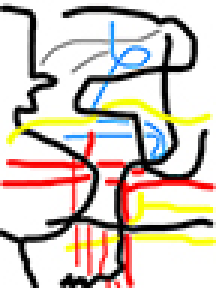
#> input picture inputs/doodle_xs.jpg, 72 x 96 px (shown 3 times larger)
$ python simulate_mosaic.py
#> lines starting #> are read from the running program, lines starting #| are printed output that depends on the picture
#!/usr/bin/env python3
# -*- coding: utf-8 -*-
"""Simulate a mosaic with realistic placement logic.

Tesserae have slightly randomized sizes and accumulate positional drift,
mimicking real opus tessellatum construction.

Three placement modes:
    drift   — Opus Tessellatum (row-by-row with cumulative drift)
    contour — Opus Vermiculatum (contour-following worm-like chains)
    flow    — Opus Musivum (structure-tensor-driven whole-surface)
"""

import argparse
import os
import sys
from datetime import datetime

import cv2
import numpy as np
from PIL import Image

from mosaic import (
    load_tile_templates,
    get_max_tile_size,
    quantize_colors,
    apply_color_influence,
    generate_report,
    build_mosaic_drift,
    build_mosaic_contour,
    build_mosaic_flow,
)


def main():
    parser = argparse.ArgumentParser(
        description="Simulate mosaic with realistic placement")
    parser.add_argument("--image", default="inputs/doodle_xs.jpg", help="Input image path")
    parser.add_argument("--output", default=None,
                        help="Output image path (default: auto-named in output/)")
    parser.add_argument("--tiles-dir", default="tiles/raw",
                        help="Tile template directory")
    parser.add_argument("--mode", choices=["drift", "contour", "flow"], default="drift",
                        help="Placement mode (drift=opus tessellatum, contour=opus vermiculatum, flow=opus musivum)")
    parser.add_argument("--flow-direction", choices=["along", "across"], default="along",
                        help="Flow mode: streamlines follow edges (along) or cross them (across)")
    parser.add_argument("--tesserae-across", type=int, default=50,
                        help="Number of tesserae across the mosaic width")
    parser.add_argument("--render-percentage", type=int, default=100,
                        help="Render at this %% of max tile resolution (10-100)")
    parser.add_argument("--grout-width", type=int, default=-1,
                        help="Grout width in pixels (0=touch, negative=overlap)")
    parser.add_argument("--grout-color", type=int, nargs=3, default=[40, 40, 40],
                        help="Grout RGB color")
    parser.add_argument("--num-colors", type=int, default=0,
                        help="Limit palette to N colors (1-128, 0=unlimited)")
    parser.add_argument("--color-influence", type=float, default=1.0,
                        help="How much color from the image (0=white, 1=full color)")
    parser.add_argument("--color-variation", type=float, default=15.0,
                        help="Random color jitter range")
    parser.add_argument("--rotation-jitter", type=float, default=3.0,
                        help="Max random rotation in degrees")
    parser.add_argument("--size-jitter", type=float, default=0.15,
                        help="Tessera size variation as fraction (0.15 = +/-15%%)")
    parser.add_argument("--real-tessera-mm", type=float, default=10.0,
                        help="Real-world tessera size in mm")
    parser.add_argument("--real-grout-mm", type=float, default=1.0,
                        help="Real-world grout width in mm")
    parser.add_argument("--drift-correction", type=int, default=0,
                        help="Correct drift every N pixels (0=never)")
    parser.add_argument("--edge-threshold", type=float, default=0.15,
                        help="Edge strength threshold for contour mode (0-1)")
    parser.add_argument("--fill-style", choices=["drift", "radial", "concentric"],
                        default="drift",
                        help="Background fill for contour mode (drift=rows, radial=radiating outward, concentric=parallel echoes). Shortcut: sets both inner and outer fill when they aren't overridden.")
    parser.add_argument("--inner-fill-style", choices=["drift", "radial", "concentric"],
                        default=None,
                        help="Contour mode: fill style used inside detected shapes (overrides --fill-style for the inside)")
    parser.add_argument("--outer-fill-style", choices=["drift", "radial", "concentric"],
                        default=None,
                        help="Contour mode: fill style used outside detected shapes (overrides --fill-style for the outside)")
    parser.add_argument("--inner-rows", type=int, default=2,
                        help="Contour mode: echo rows on the inner side of each contour")
    parser.add_argument("--outer-rows", type=int, default=2,
                        help="Contour mode: echo rows on the outer side of each contour")
    parser.add_argument("--seed", type=int, default=None, help="Random seed")
    args = parser.parse_args()

    rng = np.random.default_rng(args.seed)

    # Build output path: output/<input_basename>_<mode>_<timestamp>.png
    if args.output is None:
        os.makedirs("output", exist_ok=True)
        base = os.path.splitext(os.path.basename(args.image))[0]
        ts = datetime.now().strftime("%Y%m%d_%H%M%S")
        args.output = os.path.join("output", f"{base}_{args.mode}_{ts}.png")

    # Ensure output directory exists
    out_dir = os.path.dirname(args.output)
    if out_dir:
        os.makedirs(out_dir, exist_ok=True)

    # Load input image
    print(f"Loading {args.image}...")
    img = cv2.imread(args.image)
#> img is the input picture: shape (96, 72, 3); mean B, G, R 190.5, 199.7, 210.5
    if img is None:
        sys.exit(f"Could not load image: {args.image}")
    img_rgb = cv2.cvtColor(img, cv2.COLOR_BGR2RGB).astype(np.float32)
    print(f"Input size: {img_rgb.shape[1]} x {img_rgb.shape[0]} px")
#| Input size: 72 x 96 px

    # Resample input to tesserae grid dimensions
    h, w = img_rgb.shape[:2]
#> h = 96; w = 72
    tesserae_across = args.tesserae_across
    if tesserae_across > 500:
        total_est = tesserae_across * round(tesserae_across * h / w)
        print(f"WARNING: {tesserae_across} tesserae across (~{total_est:,} total) — this may use a lot of memory and take a long time.")
    tesserae_down = max(1, round(tesserae_across * h / w))
#> tesserae_down = 67
    img_rgb = cv2.resize(img_rgb, (tesserae_across, tesserae_down), interpolation=cv2.INTER_AREA)
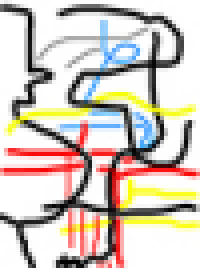
#> img_rgb: shape (67, 50, 3) float32 (shown 4 times larger); mean R, G, B 210.5, 199.7, 190.5
    print(f"Mosaic grid: {tesserae_across} x {tesserae_down} tesserae")
#| Mosaic grid: 50 x 67 tesserae

    # Color preprocessing: build a separate color image for tessera coloring only
    # (does NOT affect edge detection, structure tensor, or placement)
    color_img = img_rgb
    if args.num_colors > 0:
        n = max(1, min(128, args.num_colors))
        color_img = quantize_colors(color_img, n)
        print(f"Palette quantized to {n} colors")
    influence = max(0.0, min(1.0, args.color_influence))
    if influence < 1.0:
        color_img = apply_color_influence(color_img, influence)
        print(f"Color influence: {influence:.0%}")

    # Compute effective tessera pixel size from tile resolution and render percentage
    max_tile_px = get_max_tile_size(args.tiles_dir)
    render_pct = max(10, min(100, args.render_percentage))
    effective_tessera_px = max(3, int(max_tile_px * render_pct / 100))
    effective_grout = round(args.grout_width * render_pct / 100)
    print(f"Tile resolution ceiling: {max_tile_px}px, render {render_pct}% -> tessera {effective_tessera_px}px")

    # Load tile templates
    print(f"Loading tile templates from {args.tiles_dir}...")
    templates = load_tile_templates(args.tiles_dir, effective_tessera_px)

    # Build mosaic
    print(f"Rendering mosaic (mode: {args.mode})...")
    if args.mode == "drift":
        mosaic, count, _placements, _plan = build_mosaic_drift(
            img_rgb, templates, effective_tessera_px, effective_grout,
            args.grout_color, args.color_variation, args.size_jitter,
            args.rotation_jitter, args.drift_correction, rng,
            color_image=color_img,
        )
    elif args.mode == "contour":
        mosaic, count, _placements, _plan = build_mosaic_contour(
            img_rgb, templates, effective_tessera_px, effective_grout,
            args.grout_color, args.color_variation, args.size_jitter,
            args.rotation_jitter, args.edge_threshold, rng,
            fill_style=args.fill_style, color_image=color_img,
            inner_rows=args.inner_rows, outer_rows=args.outer_rows,
            inner_fill_style=args.inner_fill_style,
            outer_fill_style=args.outer_fill_style,
        )
    elif args.mode == "flow":
        mosaic, count, _placements, _plan = build_mosaic_flow(
            img_rgb, templates, effective_tessera_px, effective_grout,
            args.grout_color, args.color_variation, args.size_jitter,
            args.rotation_jitter, rng,
            flow_direction=args.flow_direction, color_image=color_img,
        )

    # Save output
    print(f"Saving output to {args.output}...")
    out_pil = Image.fromarray(mosaic)
    if args.output.lower().endswith((".jpg", ".jpeg")):
        out_pil.save(args.output, quality=95)
    else:
        out_pil.save(args.output)

    # Report
    report = generate_report(
        args.image, img_rgb.shape, mosaic.shape, count,
        effective_tessera_px, effective_grout,
        args.real_tessera_mm, args.real_grout_mm, args.mode
    )
    report_path = os.path.splitext(args.output)[0] + "_report.txt"
    with open(report_path, "w") as f:
        f.write(report)

    print(f"\n{report}")
    print(f"\nReport saved to {report_path}")
    print("Done!")


if __name__ == "__main__":
    main()
#> (the call stopped at in main, `max_tile_px = get_max_tile_size(args.tiles_dir)`: mosaic is not available in this run)
